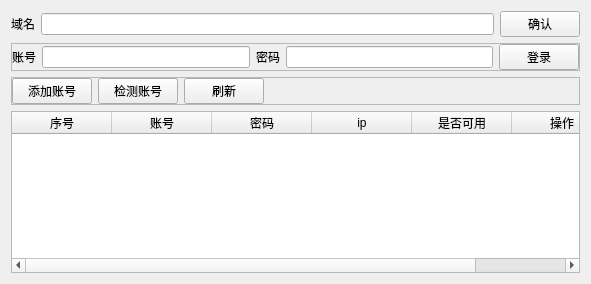
<?xml version="1.0" encoding="UTF-8"?>
<ui version="4.0">
 <class>Form</class>
 <widget class="QWidget" name="Form">
  <property name="geometry">
   <rect>
    <x>0</x>
    <y>0</y>
    <width>591</width>
    <height>284</height>
   </rect>
  </property>
  <property name="windowTitle">
   <string>Form</string>
  </property>
  <layout class="QVBoxLayout" name="verticalLayout">
   <item>
    <layout class="QHBoxLayout" name="horizontalLayout">
     <item>
      <widget class="QLabel" name="label">
       <property name="text">
        <string>域名</string>
       </property>
      </widget>
     </item>
     <item>
      <widget class="QLineEdit" name="lineEdit"/>
     </item>
     <item>
      <widget class="QPushButton" name="pushButton">
       <property name="text">
        <string>确认</string>
       </property>
      </widget>
     </item>
    </layout>
   </item>
   <item>
    <widget class="QFrame" name="frame_2">
     <property name="frameShape">
      <enum>QFrame::StyledPanel</enum>
     </property>
     <property name="frameShadow">
      <enum>QFrame::Raised</enum>
     </property>
     <layout class="QHBoxLayout" name="horizontalLayout_3">
      <property name="leftMargin">
       <number>0</number>
      </property>
      <property name="topMargin">
       <number>0</number>
      </property>
      <property name="rightMargin">
       <number>0</number>
      </property>
      <property name="bottomMargin">
       <number>0</number>
      </property>
      <item>
       <widget class="QLabel" name="label_2">
        <property name="text">
         <string>账号</string>
        </property>
       </widget>
      </item>
      <item>
       <widget class="QLineEdit" name="lineEdit_2"/>
      </item>
      <item>
       <widget class="QLabel" name="label_3">
        <property name="text">
         <string>密码</string>
        </property>
       </widget>
      </item>
      <item>
       <widget class="QLineEdit" name="lineEdit_3"/>
      </item>
      <item>
       <widget class="QPushButton" name="pushButton_5">
        <property name="text">
         <string>登录</string>
        </property>
       </widget>
      </item>
     </layout>
    </widget>
   </item>
   <item>
    <widget class="QFrame" name="frame">
     <property name="frameShape">
      <enum>QFrame::StyledPanel</enum>
     </property>
     <property name="frameShadow">
      <enum>QFrame::Raised</enum>
     </property>
     <layout class="QHBoxLayout" name="horizontalLayout_2">
      <property name="leftMargin">
       <number>0</number>
      </property>
      <property name="topMargin">
       <number>0</number>
      </property>
      <property name="rightMargin">
       <number>0</number>
      </property>
      <property name="bottomMargin">
       <number>0</number>
      </property>
      <item>
       <widget class="QPushButton" name="pushButton_2">
        <property name="text">
         <string>添加账号</string>
        </property>
       </widget>
      </item>
      <item>
       <widget class="QPushButton" name="pushButton_3">
        <property name="text">
         <string>检测账号</string>
        </property>
       </widget>
      </item>
      <item>
       <widget class="QPushButton" name="pushButton_4">
        <property name="text">
         <string>刷新</string>
        </property>
       </widget>
      </item>
      <item>
       <spacer name="horizontalSpacer">
        <property name="orientation">
         <enum>Qt::Horizontal</enum>
        </property>
        <property name="sizeHint" stdset="0">
         <size>
          <width>40</width>
          <height>20</height>
         </size>
        </property>
       </spacer>
      </item>
     </layout>
    </widget>
   </item>
   <item>
    <widget class="QTableWidget" name="tableWidget">
     <column>
      <property name="text">
       <string>序号</string>
      </property>
     </column>
     <column>
      <property name="text">
       <string>账号</string>
      </property>
     </column>
     <column>
      <property name="text">
       <string>密码</string>
      </property>
     </column>
     <column>
      <property name="text">
       <string>ip</string>
      </property>
     </column>
     <column>
      <property name="text">
       <string>是否可用</string>
      </property>
     </column>
     <column>
      <property name="text">
       <string>操作</string>
      </property>
     </column>
    </widget>
   </item>
  </layout>
 </widget>
 <resources/>
 <connections/>
</ui>
